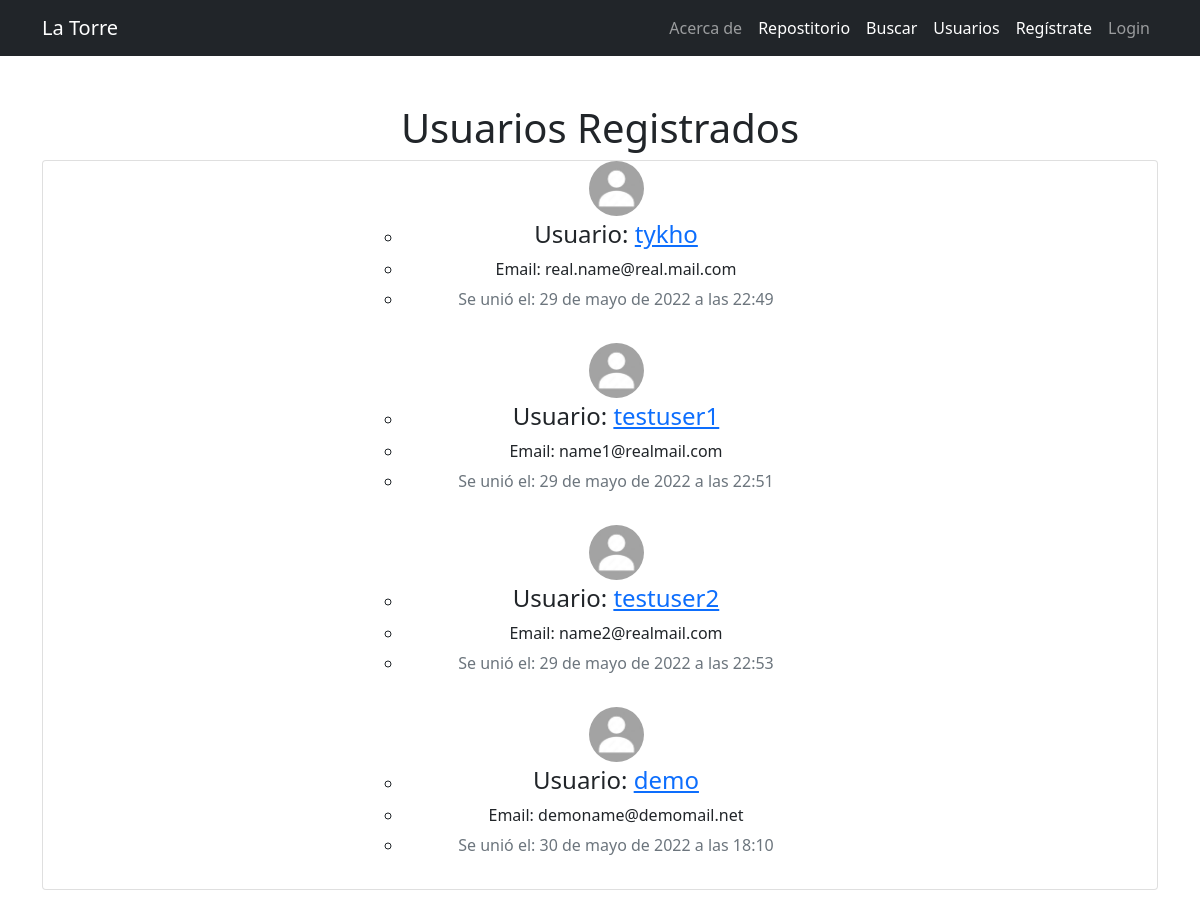
/usuarios/listado/, run on the app's committed database.
### users/models.py (models this page shows, shortened)
class Profile(models.Model):
    usuario = models.OneToOneField(User, on_delete=models.CASCADE)
    nombre_usuario = models.CharField(max_length=60)
    fecha_registro = models.DateTimeField(default=timezone.now)
    foto_perfil = models.ImageField(default='default.jpg',
                                    upload_to='profile-pics')

### users/views.py (the view)
# urls.py: path('listado/', views.UserList.as_view(), name='Userlist'),
class UserList(ListView):
    model = Profile
    template_name = 'users/user_list.html'
    extra_context = {
        'title': "Lista de usuarios",
    }

### users/templates/users/user_list.html
{% extends 'blog/base.html' %}
{% block content %}
        <h1>Usuarios Registrados</h1>
        <ul class="card">
          {% for b_user in profile_list %}
          <div class="media">
            <a href="{{ b_user.foto_perfil.url }}" target="_blank">
              <img class="rounded-circle account-img" style="height: 55px; width: 55px" src="{{ b_user.foto_perfil.url }}">
            </a>
          </div>
          <ul class="container col col-5 mb-3 mt-1">
            <li><h4>Usuario: <a href="{% url 'Userdetail' b_user.pk %}">{{ b_user.usuario.username }}</a></h4></li>
            <li><h6>Email: {{ b_user.usuario.email }}</h6></li>
            <li><p class="text-secondary">Se unió el: {{ b_user.fecha_registro }}</p></li>
          </ul>
          {% endfor %}
        </ul>
{% endblock content %}

### data on the page
Profile: foto_perfil (placeholder picture), usuario.username "tykho", usuario.email "real.name@real.mail.com", fecha_registro "29 de mayo de 2022 a las 22:49"
Profile: foto_perfil (placeholder picture), usuario.username "testuser1", usuario.email "name1@realmail.com", fecha_registro "29 de mayo de 2022 a las 22:51"
Profile: foto_perfil (placeholder picture), usuario.username "testuser2", usuario.email "name2@realmail.com", fecha_registro "29 de mayo de 2022 a las 22:53"
Profile: foto_perfil (placeholder picture), usuario.username "demo", usuario.email "demoname@demomail.net", fecha_registro "30 de mayo de 2022 a las 18:10"
